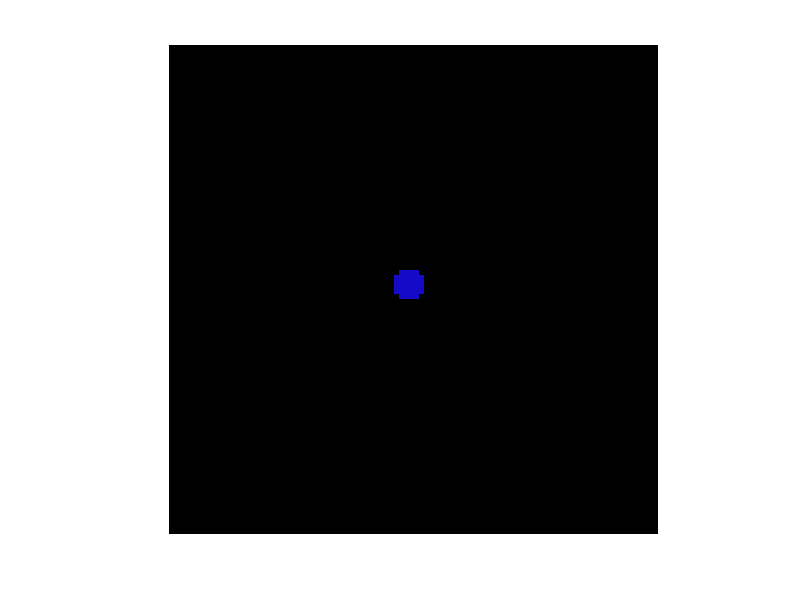

The MATLAB source for this figure:
nx = 100;
ny = 100;
e = [0.5;0.5;0.5];
d = 10;
l = -10;
r = 10;
t = 10;
b = -10;
m = zeros(nx, ny, 3);
obj = {};

obj{1} = struct();
obj{1}.centro = [30;30;30];
obj{1}.raio = 3;
obj{1}.cor = [20, 10, 200];
obj{1}.tipo = 'esfera';

w = e/norm(e);
[~, p] = min(abs(w));
tmp=w;
tmp(p) = 1;
tmpxw = cross(tmp, w);
u=tmpxw./norm(tmpxw);
v=cross(u,w);

%Caso Oblíquo

for i=1:1:nx 
    for j=1:1:ny 
        u_ = l + (r-l)*(0.5+i)/nx;
        v_ = b + (t-b)*(0.5+j)/ny;
        
        origem = e;
        direcao = (d*w) + (u_ * u) + (v_ * v);
        
        delta = (dot(2*direcao, (origem - obj{1}.centro))^2 - 4*dot(direcao, direcao)*(dot(origem-obj{1}.centro, origem-obj{1}.centro) - obj{1}.raio^2));
        
        if(delta >= 0)
            m(i,j,1) = obj{1}.cor(1);
            m(i,j,2) = obj{1}.cor(2);
            m(i,j,3) = obj{1}.cor(3);
        end
    end
end

imshow(uint8(m));

%Caso Ortográfico
%
% m = zeros(nx, ny, 3);
% 
% for i=1:1:nx 
%     for j=1:1:ny 
%         u_ = l + (r-l)*(0.5+i)/nx;
%         v_ = b + (t-b)*(0.5+j)/ny;
%         
%         origem = e + u_ * u + v_ * v;
%         direcao = -w;
%         
%         delta = (dot(2*direcao, (origem - obj{1}.centro))^2 - 4*dot(direcao, direcao)*(dot(origem-obj{1}.centro, origem-obj{1}.centro) - obj{1}.raio^2));
%         
%         if(delta >= 0)
%             m(i,j,1) = obj{1}.cor(1);
%             m(i,j,2) = obj{1}.cor(2);
%             m(i,j,3) = obj{1}.cor(3);
%         end
%     end
% end
% 
% imshow(uint8(m));

 